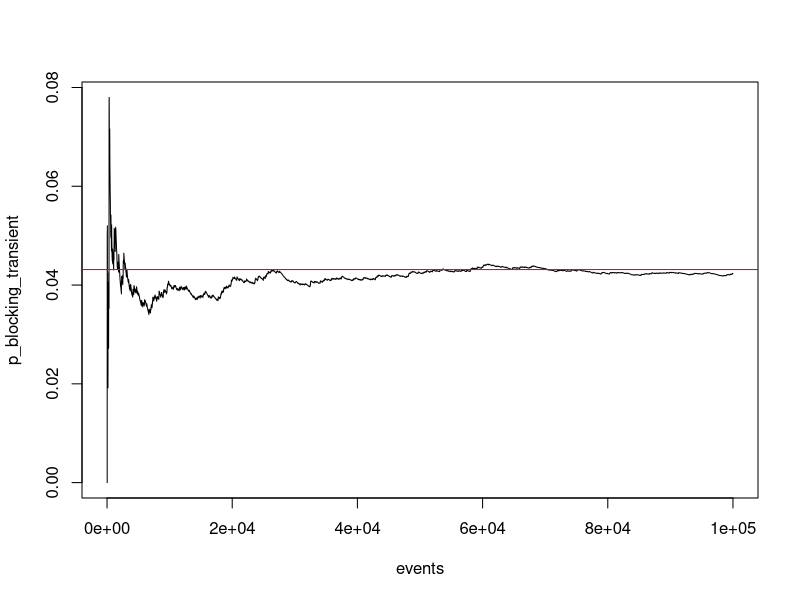
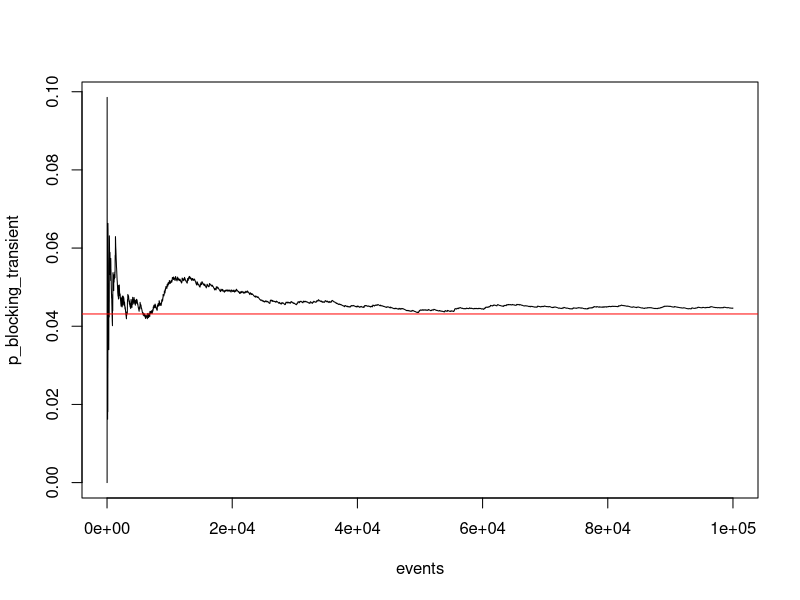

Reproduce these figures in R, in order.
## ---- chunk 1
knitr::opts_chunk$set(echo = TRUE)

set.seed(17); # Set seed for reproducibility
N=1e5; # number of events to simulate;

K=10;         # number of servers
lambda=0.6*K; # arrival rate
mu=1;         # service rate

p_blocking=0; # blocking probability
p_blocking_transient=rep(N, 0); # transient blocking probability
T=0; # simulation time

state=0;

for (i in 1:N) {

  U=lambda+state*mu;
  time_in_state=rexp(1,U)
  T=T+time_in_state;

  if (state==K) {
    # For the moment, let us find the overall time spent in state K
    p_blocking=p_blocking+time_in_state;
  }

  p_blocking_transient[i]=p_blocking/T;

  if (runif(1)<lambda/U){
      # An arrival occurred
      if (state<K){
        # The incoming job has room so it is accepted
        state=state+1;
      }
  } else {
      # A departure occurred
      state=state-1;    
  }
}

# The blocking probability by simulation
p_blocking=p_blocking/T;

# The blocking probability by theory (The Erlang B formula)
p_blocking_theory=0; 
normalizing_constant=0;
for (i in 0:K){
  normalizing_constant = normalizing_constant + (lambda/mu)**i / factorial(i);
}

p_blocking_theory = (lambda/mu)**K / factorial(K);
p_blocking_theory = p_blocking_theory / normalizing_constant;


# Print the blocking probabilities (simulation and theory)
events=1:N;
plot(events, p_blocking_transient, type = "l", lty = 1)
abline(h = p_blocking_theory, col="red")
print(p_blocking)
print(p_blocking_theory)

## ---- chunk 2
knitr::opts_chunk$set(echo = TRUE)

set.seed(17); # Set seed for reproducibility
N=1e5; # number of events to simulate;
K=10;         # number of servers
lambda=0.6*K; # arrival rate
mu=1;         # service rate

p_blocking=0; # blocking probability with T
p_blocking_transient=rep(N, 0); # transient blocking probability
p_blocking_theory=0;
T=0; # simulation time
state=0;
for (i in 1:N) {

  A=rexp(1,lambda); # Time to next job arrival
  D=A+1;
  if (state>0){
      D=rexp(1,mu*state);  # Time to next service completion
  }
  
  T=T+min(A,D); # time after i events

  # state is updated here
  if (state==K){
    p_blocking=p_blocking+min(A,D);
  }
    p_blocking_transient[i]=p_blocking/T;

  if(A>D){
    if (state>0){
      state=state-1;
    }
  } else {
    if (state<K){
      state=state+1;
    }
  }

}
p_blocking=p_blocking/T;

rho=lambda/mu; normalizing_costant=0;
for (i in 0:K){
  normalizing_costant = normalizing_costant + rho**i/factorial(i);
}
p_blocking_theory=rho**K/factorial(K);
p_blocking_theory=p_blocking_theory/normalizing_costant;

print(p_blocking)
print(p_blocking_theory)

events=1:N;
plot(events, p_blocking_transient, type = "l", lty = 1)
abline(h = p_blocking_theory, col="red")

